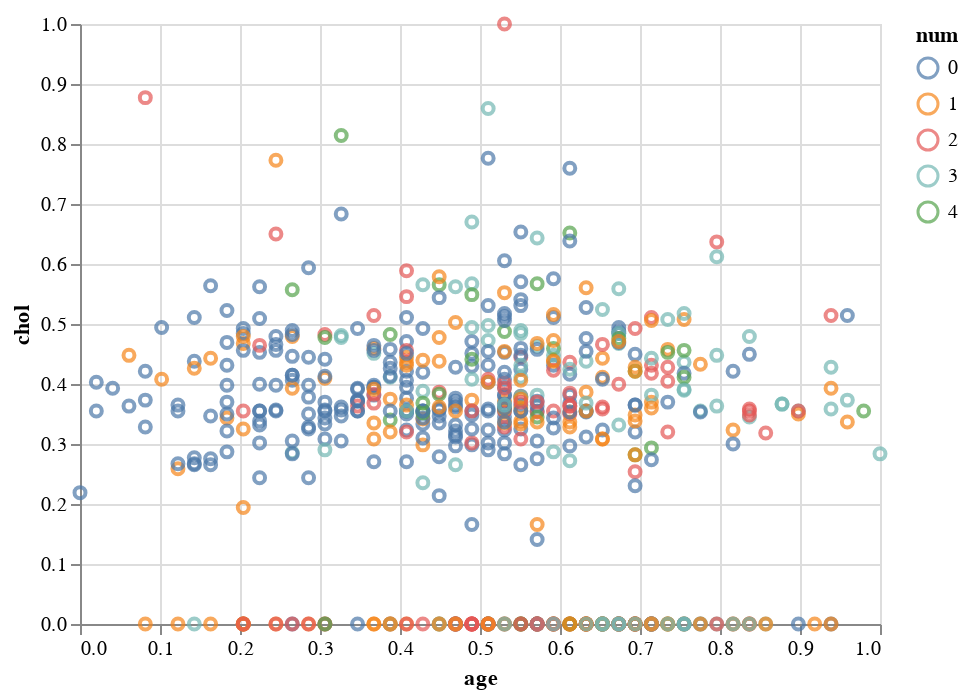

The cell this chart's notebook holds for it:
### Markdown cell above
Hmmm... OK. Let's play with color a bit.

### Code cell
alt.Chart(top_rank_df).mark_point().encode(
    x='age:Q',
    y='chol:Q',
    color='num:N'
)

### Figure 1 — Vega-Lite specification as saved in the notebook (floating-point values rounded to 4 significant figures; data arrays with more than 128 entries replaced by an {"elided": "..."} marker saying what was removed)
{"$schema": "https://vega.github.io/schema/vega-lite/v3.4.0.json", "config": {"mark": {"tooltip": null}, "view": {"height": 300, "width": 400}}, "data": {"name": "data-0d8d1222eb52e01a6b65c02736ef7629"}, "datasets": {"data-0d8d1222eb52e01a6b65c02736ef7629": {"elided": "617 records"}}, "encoding": {"color": {"field": "num", "type": "nominal"}, "x": {"field": "age", "type": "quantitative"}, "y": {"field": "chol", "type": "quantitative"}}, "mark": "point"}
